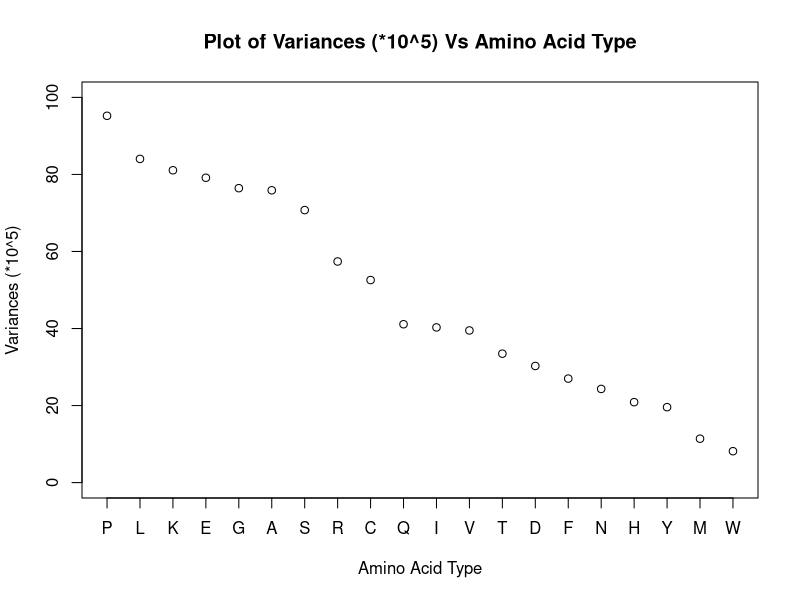

Recreate this plot in R. (Note: this script raises an error after producing the figure.)
## ---- chunk 1
knitr::opts_chunk$set(echo = TRUE)

Libraries = c("readr", "knitr")

# Install if not present
for(p in Libraries){
    if(!require(p, character.only = TRUE))
        install.packages(p)
    library(p, character.only = TRUE)
}
## ---- chunk 2
complete_aa <- read_csv("complete_aa.csv")
## ---- chunk 3
prot_class <- as.factor(complete_aa$Class)

typeof(complete_aa$Class)
class(complete_aa$Class)
## ---- chunk 4
aa_vars = apply(complete_aa[,3:22], 2, var)
aa_vars_sorted = sort(10^5*aa_vars, decreasing = TRUE)
aa_vars_sorted
## ---- chunk 5
aa_names <- c("P", "L", "K", "E", "G", 
              "A", "S", "R", "C", "Q", 
              "I", "V", "T", "D", "F", 
              "N", "H", "Y", "M", "W") 

plot(aa_vars_sorted,
     main = "Plot of Variances (*10^5) Vs Amino Acid Type",
     ylab = "Variances (*10^5)",
     xlab = "Amino Acid Type",
     ylim =  c(0,100),
     xaxt = "n")
axis(1, at = 1:20, labels = aa_names)

## ---- chunk 6
aa_means = apply(complete_aa[,3:22], 2, mean)
aa_means_sorted = sort(100*aa_means, decreasing = TRUE)
aa_means_sorted
## ---- chunk 7

## ---- chunk 8
aa_PCA = princomp(complete_aa[, 3:22])
names(aa_PCA)
## ---- chunk 9
colnames(aa_vars)
## ---- chunk 10
aa_PCA_sorted <- sort(100*aa_PCA$center, decreasing = TRUE)
aa_PCA_sorted$loadings

plot(aa_PCA_sorted)
## ---- chunk 11
plot(aa_PCA$sdev^2 / sum(aa_PCA$sdev^2), 
     main = "Cumulative Proportion of varainces of all 20 Amino Acids(AA)",
     xlab = "Principal Component",
     ylab = "Proportion of AA",
     ylim = c(0,1),
     type="b")
## ---- chunk 12
Sys.info()[c(1:3,5)]
## ---- chunk 13
sessionInfo()
